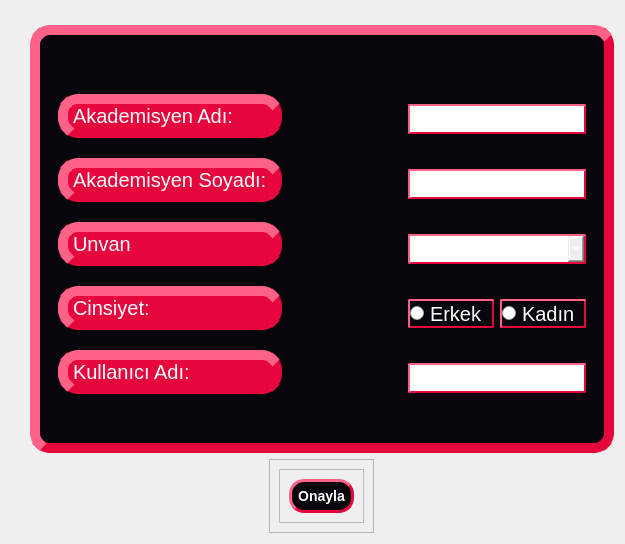
         <widget class="QWidget" name="pageAkdEkle">
          <layout class="QVBoxLayout" name="verticalLayout_30">
           <property name="leftMargin">
            <number>30</number>
           </property>
           <property name="topMargin">
            <number>25</number>
           </property>
           <item alignment="Qt::AlignHCenter|Qt::AlignVCenter">
            <widget class="QFrame" name="frame_29">
             <property name="styleSheet">
              <string notr="true">QFrame{
background-color: rgb(9,5,13);
border-color: rgb(231, 5, 62);
border-width: 10px;
border-style: outset;
border-radius: 20px;
}</string>
             </property>
             <property name="frameShape">
              <enum>QFrame::StyledPanel</enum>
             </property>
             <property name="frameShadow">
              <enum>QFrame::Raised</enum>
             </property>
             <layout class="QHBoxLayout" name="horizontalLayout_11" stretch="50,50">
              <property name="bottomMargin">
               <number>40</number>
              </property>
              <item alignment="Qt::AlignHCenter|Qt::AlignVCenter">
               <widget class="QFrame" name="frame_31">
                <property name="styleSheet">
                 <string notr="true">border:none;</string>
                </property>
                <property name="frameShape">
                 <enum>QFrame::StyledPanel</enum>
                </property>
                <property name="frameShadow">
                 <enum>QFrame::Raised</enum>
                </property>
                <layout class="QVBoxLayout" name="verticalLayout_32">
                 <property name="spacing">
                  <number>20</number>
                 </property>
                 <property name="topMargin">
                  <number>50</number>
                 </property>
                 <property name="rightMargin">
                  <number>60</number>
                 </property>
                 <item>
                  <widget class="QLabel" name="label_22">
                   <property name="styleSheet">
                    <string notr="true">QLabel{
background-color: rgb(231, 5, 62);
border-color: rgb(231, 5, 62);
border-width: 10px;
border-style: outset;
border-radius: 20px;
color:rgb(255,255,255);
font-size: 20px;
}</string>
                   </property>
                   <property name="text">
                    <string>Akademisyen Adı:</string>
                   </property>
                  </widget>
                 </item>
                 <item>
                  <widget class="QLabel" name="label_23">
                   <property name="styleSheet">
                    <string notr="true">QLabel{
background-color: rgb(231, 5, 62);
border-color: rgb(231, 5, 62);
border-width: 10px;
border-style: outset;
border-radius: 20px;
color:rgb(255,255,255);
font-size: 20px;
}</string>
                   </property>
                   <property name="text">
                    <string>Akademisyen Soyadı:</string>
                   </property>
                  </widget>
                 </item>
                 <item>
                  <widget class="QLabel" name="label_33">
                   <property name="styleSheet">
                    <string notr="true">QLabel{
background-color: rgb(231, 5, 62);
border-color: rgb(231, 5, 62);
border-width: 10px;
border-style: outset;
border-radius: 20px;
color:rgb(255,255,255);
font-size: 20px;
}</string>
                   </property>
                   <property name="text">
                    <string>Unvan</string>
                   </property>
                  </widget>
                 </item>
                 <item>
                  <widget class="QLabel" name="label_24">
                   <property name="styleSheet">
                    <string notr="true">QLabel{
background-color: rgb(231, 5, 62);
border-color: rgb(231, 5, 62);
border-width: 10px;
border-style: outset;
border-radius: 20px;
color:rgb(255,255,255);
font-size: 20px;
}</string>
                   </property>
                   <property name="text">
                    <string>Cinsiyet:</string>
                   </property>
                  </widget>
                 </item>
                 <item>
                  <widget class="QLabel" name="label_25">
                   <property name="styleSheet">
                    <string notr="true">QLabel{
background-color: rgb(231, 5, 62);
border-color: rgb(231, 5, 62);
border-width: 10px;
border-style: outset;
border-radius: 20px;
color:rgb(255,255,255);
font-size: 20px;
}</string>
                   </property>
                   <property name="text">
                    <string>Kullanıcı Adı:</string>
                   </property>
                  </widget>
                 </item>
                </layout>
               </widget>
              </item>
              <item alignment="Qt::AlignHCenter|Qt::AlignVCenter">
               <widget class="QFrame" name="frame_32">
                <property name="styleSheet">
                 <string notr="true">border:none;</string>
                </property>
                <property name="frameShape">
                 <enum>QFrame::StyledPanel</enum>
                </property>
                <property name="frameShadow">
                 <enum>QFrame::Raised</enum>
                </property>
                <layout class="QVBoxLayout" name="verticalLayout_33">
                 <property name="spacing">
                  <number>35</number>
                 </property>
                 <property name="leftMargin">
                  <number>60</number>
                 </property>
                 <property name="topMargin">
                  <number>60</number>
                 </property>
                 <item>
                  <widget class="QLineEdit" name="lnAkdEkleAd">
                   <property name="styleSheet">
                    <string notr="true">QLineEdit{
border-color: rgb(231, 5, 62);
border-width: 2px;
border-style: outset;
border-radius: 2px;
color:rgb(255,255,255);
font-size: 20px;
}

QLineEdit:hover {
background-color: qlineargradient(spread:pad, x1:0, y1:1, x2:0, y2:0, stop:0 rgb(41, 128, 185), stop:1 rgb(52, 152, 219));
}</string>
                   </property>
                  </widget>
                 </item>
                 <item>
                  <widget class="QLineEdit" name="lnAkdEkleSoyad">
                   <property name="styleSheet">
                    <string notr="true">QLineEdit{
border-color: rgb(231, 5, 62);
border-width: 2px;
border-style: outset;
border-radius: 2px;
color:rgb(255,255,255);
font-size: 20px;
}

QLineEdit:hover {
background-color: qlineargradient(spread:pad, x1:0, y1:1, x2:0, y2:0, stop:0 rgb(41, 128, 185), stop:1 rgb(52, 152, 219));
}</string>
                   </property>
                  </widget>
                 </item>
                 <item>
                  <widget class="QComboBox" name="cmBoxAkdEkleUnvan">
                   <property name="styleSheet">
                    <string notr="true">QComboBox{
border-color: rgb(231, 5, 62);
border-width: 2px;
border-style: outset;
border-radius: 2px;
color:rgb(255,255,255);
font-size: 20px;
}

QComboBox:hover {
background-color: qlineargradient(spread:pad, x1:0, y1:1, x2:0, y2:0, stop:0 rgb(41, 128, 185), stop:1 rgb(52, 152, 219));
}

QComboBox QAbstractItemView {
selection-background-color: lightgray;
color:rgb(255,255,255);
}</string>
                   </property>
                  </widget>
                 </item>
                 <item>
                  <widget class="QFrame" name="frame_35">
                   <property name="frameShape">
                    <enum>QFrame::StyledPanel</enum>
                   </property>
                   <property name="frameShadow">
                    <enum>QFrame::Raised</enum>
                   </property>
                   <layout class="QHBoxLayout" name="horizontalLayout_13">
                    <property name="leftMargin">
                     <number>0</number>
                    </property>
                    <property name="topMargin">
                     <number>0</number>
                    </property>
                    <property name="rightMargin">
                     <number>0</number>
                    </property>
                    <property name="bottomMargin">
                     <number>0</number>
                    </property>
                    <item>
                     <widget class="QRadioButton" name="rdAkdErkek">
                      <property name="styleSheet">
                       <string notr="true">QRadioButton{
border-color: rgb(231, 5, 62);
border-width: 2px;
border-style: outset;
border-radius: 2px;
color:rgb(255,255,255);
font-size: 20px;
}

QRadioButton:hover {
background-color: qlineargradient(spread:pad, x1:0, y1:1, x2:0, y2:0, stop:0 rgb(41, 128, 185), stop:1 rgb(52, 152, 219));
}</string>
                      </property>
                      <property name="text">
                       <string>Erkek</string>
                      </property>
                     </widget>
                    </item>
                    <item>
                     <widget class="QRadioButton" name="rdAkdKadin">
                      <property name="styleSheet">
                       <string notr="true">QRadioButton{
border-color: rgb(231, 5, 62);
border-width: 2px;
border-style: outset;
border-radius: 2px;
color:rgb(255,255,255);
font-size: 20px;
}

QRadioButton:hover {
background-color: qlineargradient(spread:pad, x1:0, y1:1, x2:0, y2:0, stop:0 rgb(41, 128, 185), stop:1 rgb(52, 152, 219));
}</string>
                      </property>
                      <property name="text">
                       <string>Kadın</string>
                      </property>
                     </widget>
                    </item>
                   </layout>
                  </widget>
                 </item>
                 <item>
                  <widget class="QLineEdit" name="lnAkdEkleKullaniciAdi">
                   <property name="styleSheet">
                    <string notr="true">QLineEdit{
border-color: rgb(231, 5, 62);
border-width: 2px;
border-style: outset;
border-radius: 2px;
color:rgb(255,255,255);
font-size: 20px;
}

QLineEdit:hover {
background-color: qlineargradient(spread:pad, x1:0, y1:1, x2:0, y2:0, stop:0 rgb(41, 128, 185), stop:1 rgb(52, 152, 219));
}</string>
                   </property>
                  </widget>
                 </item>
                </layout>
               </widget>
              </item>
             </layout>
            </widget>
           </item>
           <item alignment="Qt::AlignHCenter|Qt::AlignVCenter">
            <widget class="QFrame" name="frame_30">
             <property name="frameShape">
              <enum>QFrame::StyledPanel</enum>
             </property>
             <property name="frameShadow">
              <enum>QFrame::Raised</enum>
             </property>
             <layout class="QVBoxLayout" name="verticalLayout_34">
              <item alignment="Qt::AlignHCenter|Qt::AlignVCenter">
               <widget class="QFrame" name="frame_36">
                <property name="frameShape">
                 <enum>QFrame::StyledPanel</enum>
                </property>
                <property name="frameShadow">
                 <enum>QFrame::Raised</enum>
                </property>
                <layout class="QVBoxLayout" name="verticalLayout_35">
                 <item>
                  <widget class="QPushButton" name="btnAkdEkleOnayla">
                   <property name="styleSheet">
                    <string notr="true">QPushButton {
	background-color: rgb(9,5,13);
    border-style: outset;
    border-width: 3px;
    border-radius: 15px;
    border-color: rgb(231,5,62);
    font: bold 14px;
	color:rgb(255,255,255);
    min-width: 10em;
    padding: 6px;
}

QPushButton:hover {
background-color: qlineargradient(spread:pad, x1:0, y1:1, x2:0, y2:0, stop:0 rgb(41, 128, 185), stop:1 rgb(52, 152, 219));
}</string>
                   </property>
                   <property name="text">
                    <string>Onayla</string>
                   </property>
                  </widget>
                 </item>
                </layout>
               </widget>
              </item>
             </layout>
            </widget>
           </item>
          </layout>
         </widget>
